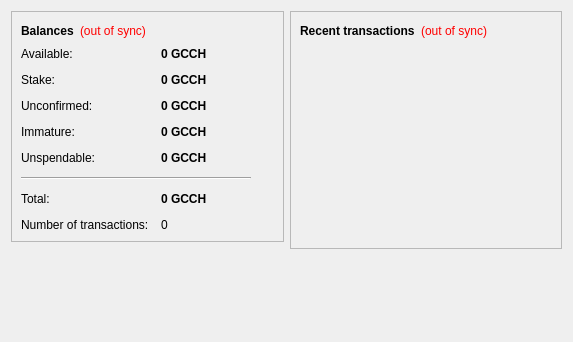
<?xml version="1.0" encoding="UTF-8"?>
<ui version="4.0">
 <class>OverviewPage</class>
 <widget class="QWidget" name="OverviewPage">
  <property name="geometry">
   <rect>
    <x>0</x>
    <y>0</y>
    <width>573</width>
    <height>342</height>
   </rect>
  </property>
  <property name="windowTitle">
   <string>Form</string>
  </property>
  <layout class="QHBoxLayout" name="horizontalLayout" stretch="1,1">
   <item>
    <layout class="QVBoxLayout" name="verticalLayout_2">
     <item>
      <widget class="QFrame" name="frame">
       <property name="frameShape">
        <enum>QFrame::StyledPanel</enum>
       </property>
       <property name="frameShadow">
        <enum>QFrame::Raised</enum>
       </property>
       <layout class="QVBoxLayout" name="verticalLayout_4">
        <item>
         <layout class="QHBoxLayout" name="horizontalLayout_4">
          <item>
           <widget class="QLabel" name="label_5">
            <property name="font">
             <font>
              <weight>75</weight>
              <bold>true</bold>
             </font>
            </property>
            <property name="text">
             <string>Balances</string>
            </property>
           </widget>
          </item>
          <item>
           <widget class="QLabel" name="labelWalletStatus">
            <property name="toolTip">
             <string>The displayed information may be out of date. Your wallet automatically synchronizes with the GCCHCoin network after a connection is established, but this process has not completed yet.</string>
            </property>
            <property name="styleSheet">
             <string notr="true">QLabel { color: red; }</string>
            </property>
            <property name="text">
             <string notr="true">(out of sync)</string>
            </property>
            <property name="alignment">
             <set>Qt::AlignLeading|Qt::AlignLeft|Qt::AlignVCenter</set>
            </property>
           </widget>
          </item>
          <item>
           <spacer name="horizontalSpacer_2">
            <property name="orientation">
             <enum>Qt::Horizontal</enum>
            </property>
            <property name="sizeHint" stdset="0">
             <size>
              <width>40</width>
              <height>20</height>
             </size>
            </property>
           </spacer>
          </item>
         </layout>
        </item>
        <item>
         <layout class="QFormLayout" name="formLayout_2">
          <property name="fieldGrowthPolicy">
           <enum>QFormLayout::AllNonFixedFieldsGrow</enum>
          </property>
          <property name="horizontalSpacing">
           <number>12</number>
          </property>
          <property name="verticalSpacing">
           <number>12</number>
          </property>
          <item row="0" column="0">
           <widget class="QLabel" name="labelAvailableText">
            <property name="toolTip">
             <string>Your current available balance</string>
            </property>
            <property name="text">
             <string>Available:</string>
            </property>
           </widget>
          </item>
          <item row="0" column="1">
           <widget class="QLabel" name="labelAvailable">
            <property name="font">
             <font>
              <weight>75</weight>
              <bold>true</bold>
             </font>
            </property>
            <property name="cursor">
             <cursorShape>IBeamCursor</cursorShape>
            </property>
            <property name="toolTip">
             <string>Your current available balance</string>
            </property>
            <property name="text">
             <string notr="true">0 GCCH</string>
            </property>
            <property name="alignment">
             <set>Qt::AlignLeading|Qt::AlignLeft|Qt::AlignVCenter</set>
            </property>
            <property name="textInteractionFlags">
             <set>Qt::LinksAccessibleByMouse|Qt::TextSelectableByKeyboard|Qt::TextSelectableByMouse</set>
            </property>
           </widget>
          </item>
          <item row="1" column="0">
           <widget class="QLabel" name="label_6">
            <property name="toolTip">
             <string>Total of coins that was staked, and do not yet count toward the current balance</string>
            </property>
            <property name="text">
             <string>Stake:</string>
            </property>
           </widget>
          </item>
          <item row="1" column="1">
           <widget class="QLabel" name="labelStake">
            <property name="font">
             <font>
              <weight>75</weight>
              <bold>true</bold>
             </font>
            </property>
            <property name="cursor">
             <cursorShape>IBeamCursor</cursorShape>
            </property>
            <property name="toolTip">
             <string>Total of coins that was staked, and do not yet count toward the current balance</string>
            </property>
            <property name="text">
             <string notr="true">0 GCCH</string>
            </property>
            <property name="alignment">
             <set>Qt::AlignLeading|Qt::AlignLeft|Qt::AlignVCenter</set>
            </property>
            <property name="textInteractionFlags">
             <set>Qt::LinksAccessibleByMouse|Qt::TextSelectableByKeyboard|Qt::TextSelectableByMouse</set>
            </property>
           </widget>
          </item>
          <item row="2" column="0">
           <widget class="QLabel" name="label_3">
            <property name="toolTip">
             <string>Total of transactions that have yet to be confirmed, and do not yet count toward the current balance</string>
            </property>
            <property name="text">
             <string>Unconfirmed:</string>
            </property>
           </widget>
          </item>
          <item row="2" column="1">
           <widget class="QLabel" name="labelUnconfirmed">
            <property name="font">
             <font>
              <weight>75</weight>
              <bold>true</bold>
             </font>
            </property>
            <property name="cursor">
             <cursorShape>IBeamCursor</cursorShape>
            </property>
            <property name="toolTip">
             <string>Total of transactions that have yet to be confirmed, and do not yet count toward the current balance</string>
            </property>
            <property name="text">
             <string notr="true">0 GCCH</string>
            </property>
            <property name="alignment">
             <set>Qt::AlignLeading|Qt::AlignLeft|Qt::AlignVCenter</set>
            </property>
            <property name="textInteractionFlags">
             <set>Qt::LinksAccessibleByMouse|Qt::TextSelectableByKeyboard|Qt::TextSelectableByMouse</set>
            </property>
           </widget>
          </item>
          <item row="3" column="0">
           <widget class="QLabel" name="labelImmatureText">
            <property name="toolTip">
             <string>Mined balance that has not yet matured</string>
            </property>
            <property name="text">
             <string>Immature:</string>
            </property>
           </widget>
          </item>
          <item row="3" column="1">
           <widget class="QLabel" name="labelImmature">
            <property name="font">
             <font>
              <weight>75</weight>
              <bold>true</bold>
             </font>
            </property>
            <property name="toolTip">
             <string>Mined balance that has not yet matured</string>
            </property>
            <property name="text">
             <string notr="true">0 GCCH</string>
            </property>
            <property name="alignment">
             <set>Qt::AlignLeading|Qt::AlignLeft|Qt::AlignVCenter</set>
            </property>
            <property name="textInteractionFlags">
             <set>Qt::LinksAccessibleByMouse|Qt::TextSelectableByKeyboard|Qt::TextSelectableByMouse</set>
            </property>
           </widget>
          </item>
          <item row="4" column="0">
           <widget class="QLabel" name="labelBalanceWatchOnlyText">
            <property name="toolTip">
             <string>Your unspendable balance</string>
            </property>
            <property name="text">
             <string>Unspendable:</string>
            </property>
           </widget>
          </item>
          <item row="4" column="1">
           <widget class="QLabel" name="labelBalanceWatchOnly">
            <property name="font">
             <font>
              <weight>75</weight>
              <bold>true</bold>
             </font>
            </property>
            <property name="cursor">
             <cursorShape>IBeamCursor</cursorShape>
            </property>
            <property name="toolTip">
             <string>Your unspendable balance</string>
            </property>
            <property name="text">
             <string notr="true">0 GCCH</string>
            </property>
            <property name="alignment">
             <set>Qt::AlignLeading|Qt::AlignLeft|Qt::AlignVCenter</set>
            </property>
            <property name="textInteractionFlags">
             <set>Qt::LinksAccessibleByMouse|Qt::TextSelectableByKeyboard|Qt::TextSelectableByMouse</set>
            </property>
           </widget>
          </item>
          <item row="5" column="0" colspan="2">
           <widget class="Line" name="line">
            <property name="maximumSize">
             <size>
              <width>230</width>
              <height>16777215</height>
             </size>
            </property>
            <property name="orientation">
             <enum>Qt::Horizontal</enum>
            </property>
           </widget>
          </item>
          <item row="6" column="0">
           <widget class="QLabel" name="labelTotalText">
            <property name="toolTip">
             <string>Your current total balance</string>
            </property>
            <property name="text">
             <string>Total:</string>
            </property>
           </widget>
          </item>
          <item row="6" column="1">
           <widget class="QLabel" name="labelTotal">
            <property name="font">
             <font>
              <weight>75</weight>
              <bold>true</bold>
             </font>
            </property>
            <property name="toolTip">
             <string>Your current total balance</string>
            </property>
            <property name="text">
             <string notr="true">0 GCCH</string>
            </property>
            <property name="alignment">
             <set>Qt::AlignLeading|Qt::AlignLeft|Qt::AlignVCenter</set>
            </property>
            <property name="textInteractionFlags">
             <set>Qt::LinksAccessibleByMouse|Qt::TextSelectableByKeyboard|Qt::TextSelectableByMouse</set>
            </property>
           </widget>
          </item>
          <item row="7" column="0">
           <widget class="QLabel" name="label_2">
            <property name="toolTip">
             <string>Total number of transactions in wallet</string>
            </property>
            <property name="text">
             <string>Number of transactions:</string>
            </property>
           </widget>
          </item>
          <item row="7" column="1">
           <widget class="QLabel" name="labelNumTransactions">
            <property name="toolTip">
             <string>Total number of transactions in wallet</string>
            </property>
            <property name="text">
             <string notr="true">0</string>
            </property>
           </widget>
          </item>
         </layout>
        </item>
       </layout>
      </widget>
     </item>
     <item>
      <spacer name="verticalSpacer">
       <property name="orientation">
        <enum>Qt::Vertical</enum>
       </property>
       <property name="sizeHint" stdset="0">
        <size>
         <width>20</width>
         <height>40</height>
        </size>
       </property>
      </spacer>
     </item>
    </layout>
   </item>
   <item>
    <layout class="QVBoxLayout" name="verticalLayout_3">
     <item>
      <widget class="QFrame" name="frame_2">
       <property name="frameShape">
        <enum>QFrame::StyledPanel</enum>
       </property>
       <property name="frameShadow">
        <enum>QFrame::Raised</enum>
       </property>
       <layout class="QVBoxLayout" name="verticalLayout">
        <item>
         <layout class="QHBoxLayout" name="horizontalLayout_2">
          <item>
           <widget class="QLabel" name="label_4">
            <property name="text">
             <string>&lt;b&gt;Recent transactions&lt;/b&gt;</string>
            </property>
           </widget>
          </item>
          <item>
           <widget class="QLabel" name="labelTransactionsStatus">
            <property name="toolTip">
             <string>The displayed information may be out of date. Your wallet automatically synchronizes with the GCCHCoin network after a connection is established, but this process has not completed yet.</string>
            </property>
            <property name="styleSheet">
             <string notr="true">QLabel { color: red; }</string>
            </property>
            <property name="text">
             <string notr="true">(out of sync)</string>
            </property>
            <property name="alignment">
             <set>Qt::AlignRight|Qt::AlignTrailing|Qt::AlignVCenter</set>
            </property>
           </widget>
          </item>
          <item>
           <spacer name="horizontalSpacer">
            <property name="orientation">
             <enum>Qt::Horizontal</enum>
            </property>
            <property name="sizeHint" stdset="0">
             <size>
              <width>40</width>
              <height>20</height>
             </size>
            </property>
           </spacer>
          </item>
         </layout>
        </item>
        <item>
         <widget class="QListView" name="listTransactions">
          <property name="styleSheet">
           <string notr="true">QListView { background: transparent; }</string>
          </property>
          <property name="frameShape">
           <enum>QFrame::NoFrame</enum>
          </property>
          <property name="verticalScrollBarPolicy">
           <enum>Qt::ScrollBarAlwaysOff</enum>
          </property>
          <property name="horizontalScrollBarPolicy">
           <enum>Qt::ScrollBarAlwaysOff</enum>
          </property>
          <property name="selectionMode">
           <enum>QAbstractItemView::NoSelection</enum>
          </property>
         </widget>
        </item>
       </layout>
      </widget>
     </item>
     <item>
      <spacer name="verticalSpacer_2">
       <property name="orientation">
        <enum>Qt::Vertical</enum>
       </property>
       <property name="sizeHint" stdset="0">
        <size>
         <width>20</width>
         <height>40</height>
        </size>
       </property>
      </spacer>
     </item>
    </layout>
   </item>
  </layout>
 </widget>
 <resources/>
 <connections/>
</ui>
